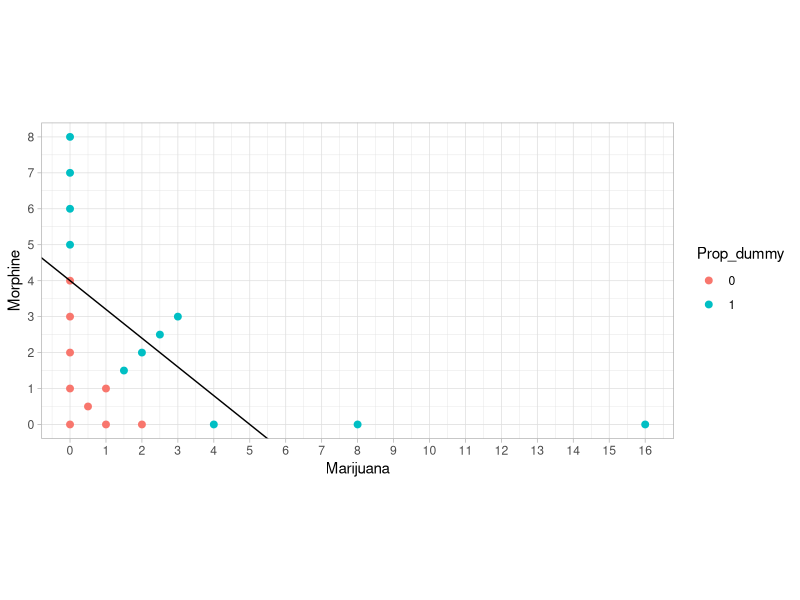

Write R code to recreate this figure.
## ---- chunk 1
knitr::opts_chunk$set(echo = TRUE, message = FALSE, warning = FALSE, fig.align = "center")
## ---- chunk 2
library(data.table)
library(ggplot2)
## ---- chunk 3
pain <- fread("Bpain.csv")
## ---- chunk 4
pain <- pain[, -c(1,6)]
## ---- chunk 5
pain <- pain[, Prop_dummy  := ifelse(Prop >= 0.5, "1", "0")]
## ---- chunk 6
ggplot(pain, aes(x = Marijuana, y = Morphine, color = Prop_dummy)) +
  geom_point(size = 2) +
  coord_equal() +
  # ylim(0,6) +
  geom_abline(intercept = 4, slope = -4/5) +
  theme_light() +
  scale_x_continuous(breaks = c(0:16))  +
  scale_y_continuous(breaks = c(0:8))
